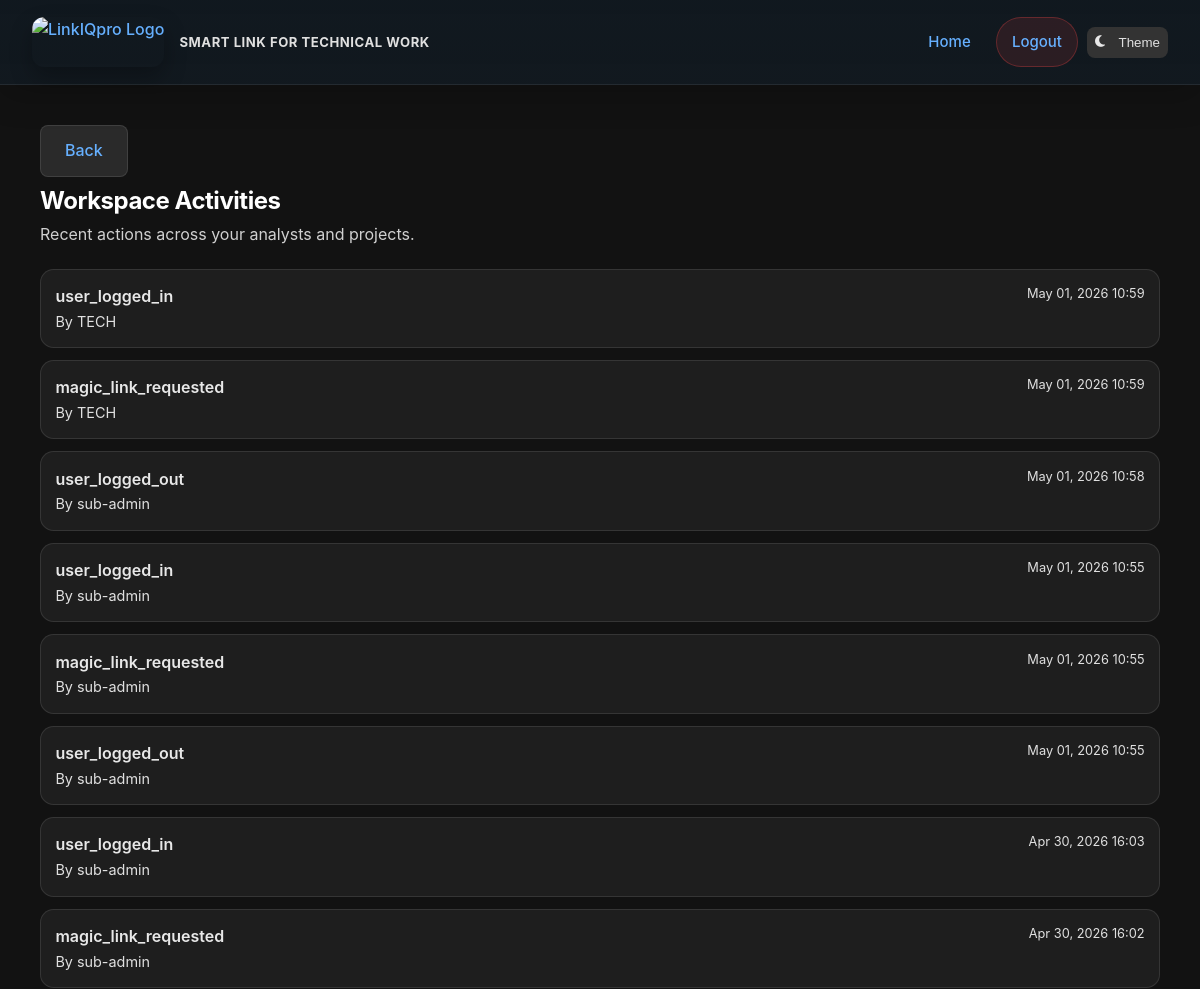
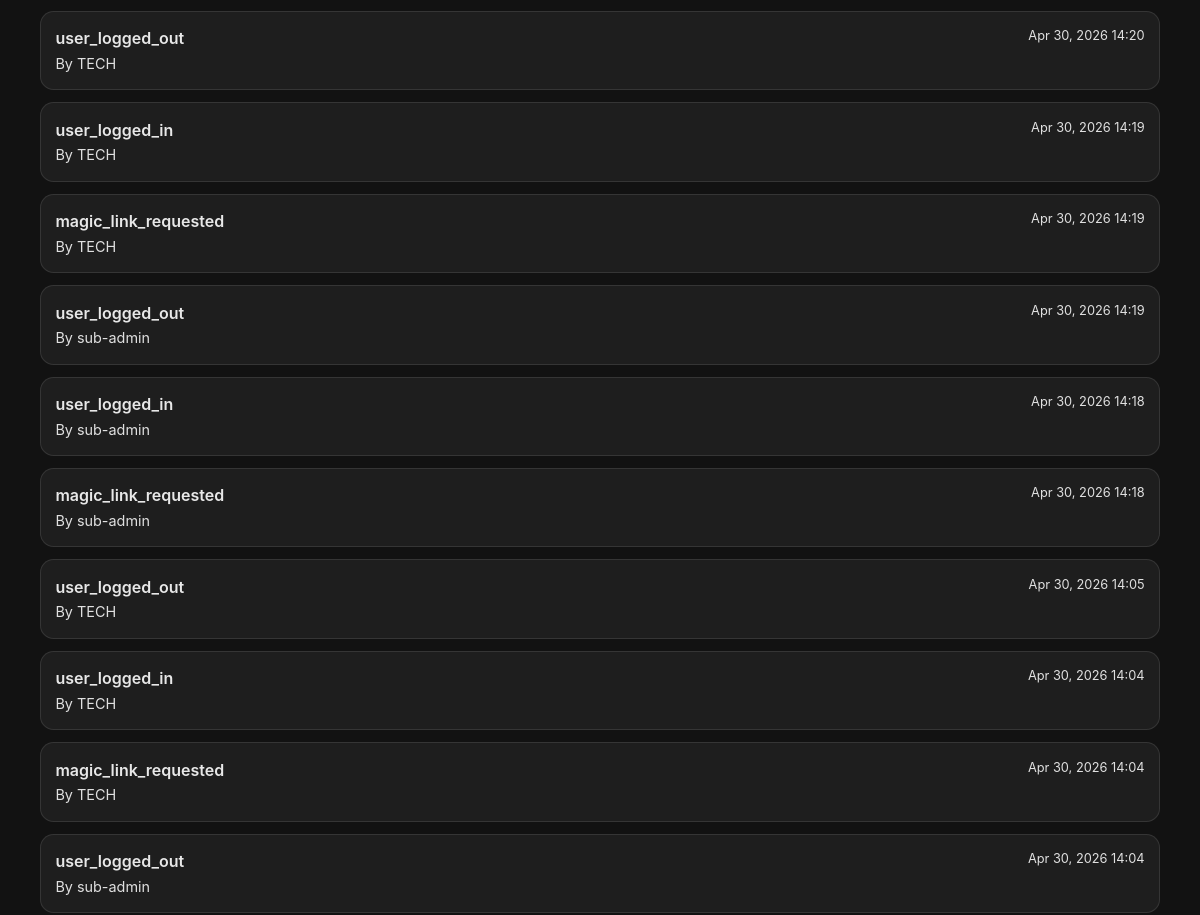
The page /dashboard/sub-admin/activities/ (signed in, upper part) on the database as committed earlier (2 pictures, top to bottom).
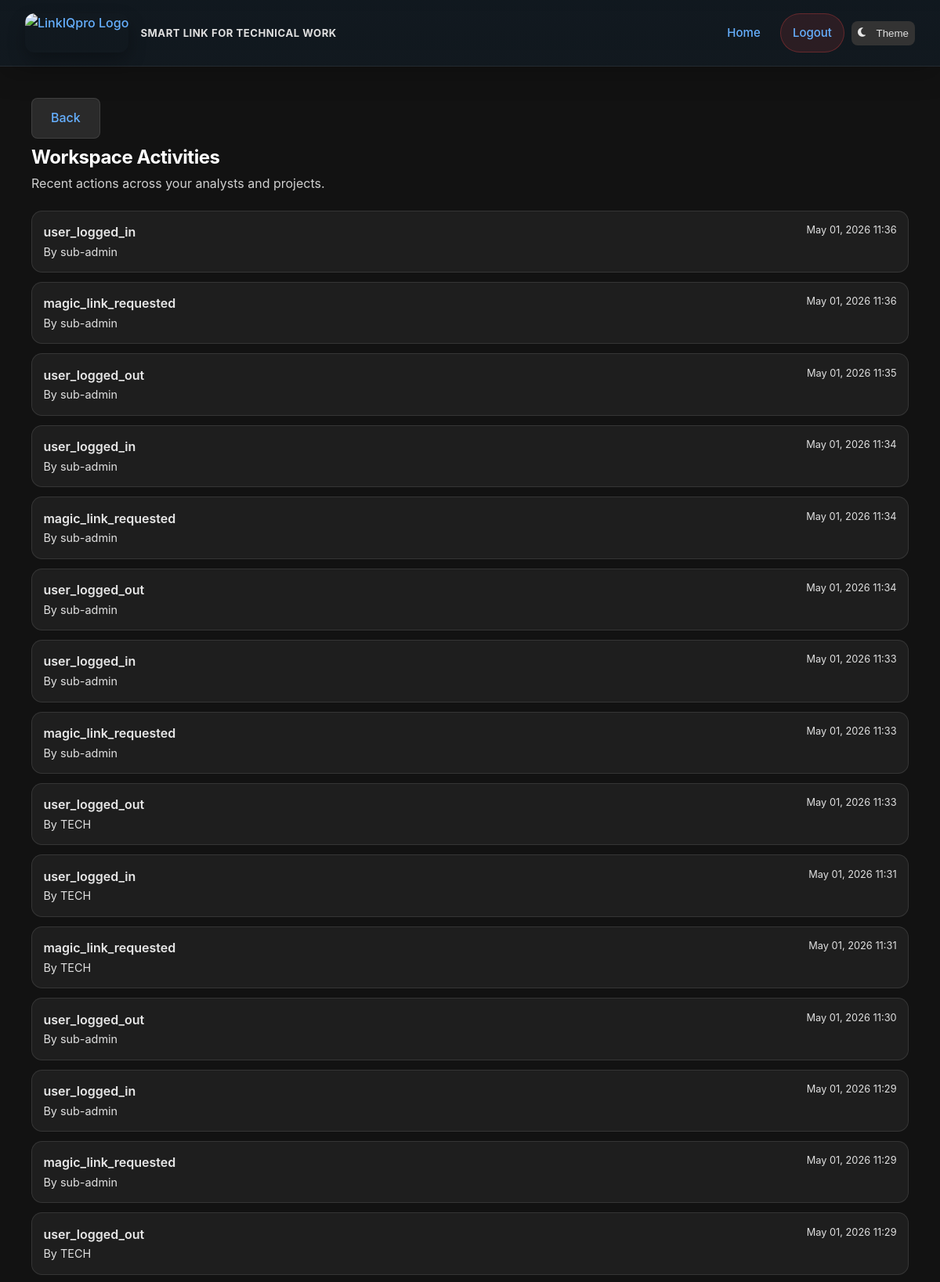
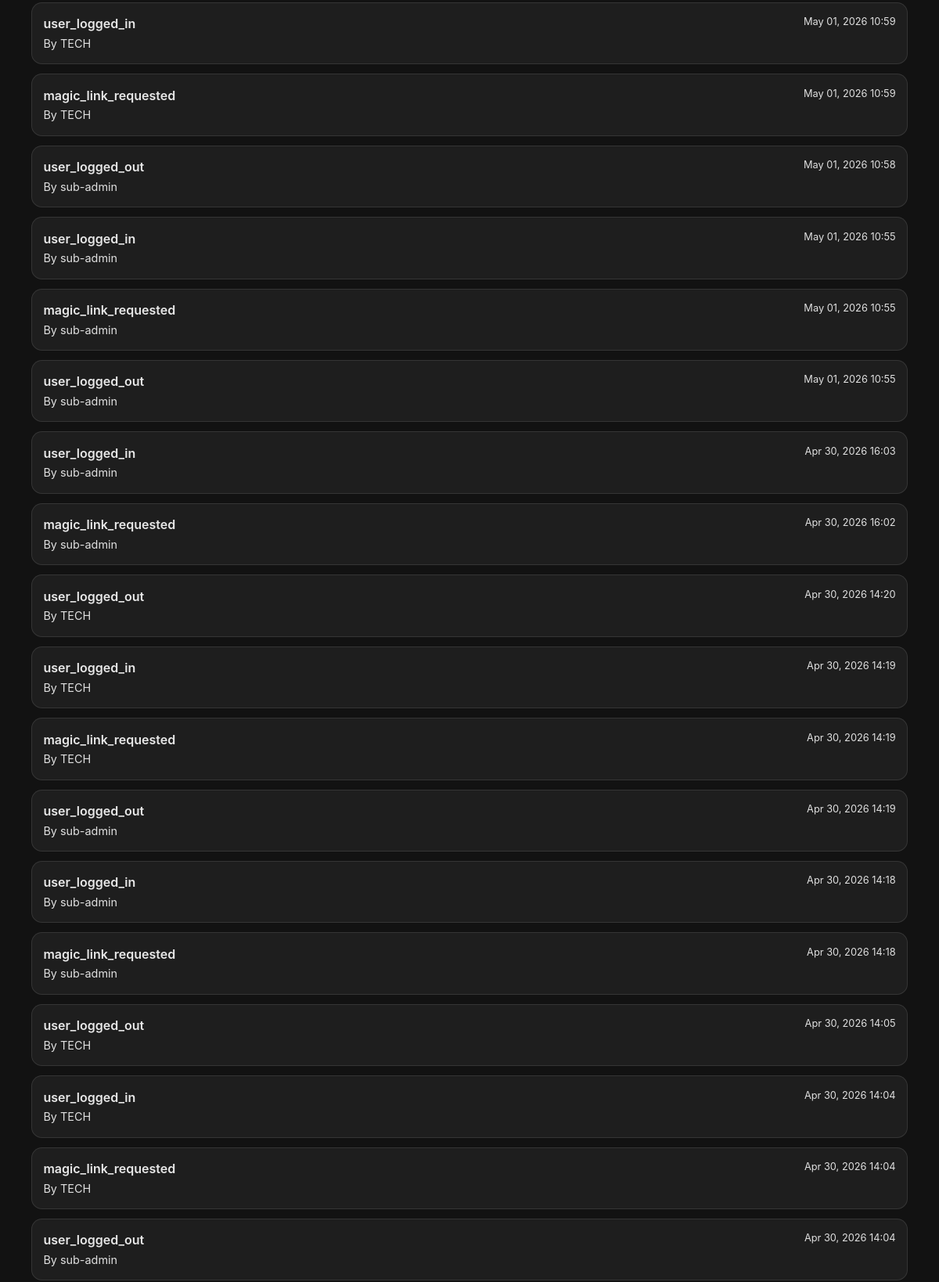
The same page on the database as committed later (2 pictures, top to bottom).
### apps/audit/models.py (models this page shows, shortened)
class AuditLog(models.Model):
    id = models.UUIDField(primary_key=True, default=uuid.uuid4, editable=False)
    user = models.ForeignKey(
        'users.PseudonymousUser',
        on_delete=models.SET_NULL,
        null=True, blank=True,
        related_name='audit_logs'
    )
    project = models.ForeignKey(
        'projects.Project',
        on_delete=models.CASCADE,
        null=True, blank=True,
        related_name='audit_logs'
    )
    milestone = models.ForeignKey(
        'projects.Milestone',
        on_delete=models.CASCADE,
        null=True, blank=True,
        related_name='audit_logs'
    )
    action = models.CharField(max_length=100)
    details = models.JSONField(default=dict)
    ip_address = models.GenericIPAddressField(null=True, blank=True)
    user_agent = models.TextField(null=True, blank=True)
    created_at = models.DateTimeField(auto_now_add=True)
    class Meta:
        ordering = ['-created_at']
        db_table = 'core_auditlog'

### apps/users/models.py (models this page shows, shortened)
class PseudonymousUser(models.Model):
    id = models.UUIDField(primary_key=True, default=uuid.uuid4, editable=False)
    alias = models.CharField(max_length=255, unique=True)
    email = models.EmailField(null=True, blank=True)  # Deprecated - kept for migration
    email_hash = models.CharField(max_length=64, null=True, blank=True, unique=True)
    password_hash = models.CharField(max_length=255, null=True, blank=True)
    magic_token = models.CharField(max_length=255, unique=True, null=True, blank=True)
    magic_token_expires = models.DateTimeField(null=True, blank=True)
    is_admin = models.BooleanField(default=False)
    is_sub_admin = models.BooleanField(default=False)
    is_analyst = models.BooleanField(default=False)
    is_active = models.BooleanField(default=True)
    is_staff = models.BooleanField(default=False)
    is_superuser = models.BooleanField(default=False)
    created_at = models.DateTimeField(auto_now_add=True)
    last_login = models.DateTimeField(null=True, blank=True)
    last_seen = models.DateTimeField(default=timezone.now)
    parent_admin = models.ForeignKey(
        'self',
        on_delete=models.SET_NULL,
        null=True,
        blank=True,
        related_name='managed_users'
    )
    class Meta:
        ordering = ['-created_at']
        db_table = 'core_pseudonymoususer'  # Keep existing table name
    @property
    def is_authenticated(self):
        return True

### apps/users/views.py (the view)
# urls.py: path('dashboard/sub-admin/activities/', views.sub_admin_activities, name='sub_admin_activities'),
@sub_admin_required
def sub_admin_activities(request):
    from django.db.models import Q
    from apps.audit.models import AuditLog
    logs = AuditLog.objects.filter(
        Q(project__tenant_admin=request.user) |
        Q(user__parent_admin=request.user) |
        Q(user=request.user)
    ).select_related('user', 'project').order_by('-created_at')[:100]
    return render(request, 'core/sub_admin_activities.html', {
        'user': request.user,
        'logs': logs,
    })

### core/context_processors.py (called while the page is built)
def chat_users(request):
    if request.user.is_authenticated:
        admins = PseudonymousUser.objects.filter(is_admin=True, is_active=True)
        return {
            'chat_admins': admins,
        }
    return {}

### templates/core/sub_admin_activities.html (shortened to what this page needs)
{% extends "base.html" %}
{% block content %}
<section class="head">
  <div>
    <a href="{% url 'core:sub_admin_dashboard' %}" class="btn btn-secondary">Back</a>
    <h1 style="margin:.65rem 0 0">Workspace Activities</h1>
    <p>Recent actions across your analysts and projects.</p>
  </div>
</section>
{% if logs %}
<section class="timeline">
  {% for log in logs %}
  <article class="event">
    <div class="row">
      <div class="a">{{ log.action }}</div>
      <div class="t">{{ log.created_at|date:"M d, Y H:i" }}</div>
    </div>
    <div class="m">By {{ log.user.alias|default:"System" }}{% if log.project %} • {{ log.project.project_id }}{% endif %}</div>
  </article>
  {% endfor %}
</section>
{% else %}
<section class="event"><div class="m">No activities recorded yet.</div></section>
{% endif %}
{% endblock %}

Rows that differ between the two databases and show on the page:
added AuditLog: action "user_logged_in", created_at "May 01, 2026 11:36", user.alias "sub-admin"
added AuditLog: action "magic_link_requested", created_at "May 01, 2026 11:36", user.alias "sub-admin"
added AuditLog: action "user_logged_out", created_at "May 01, 2026 11:35", user.alias "sub-admin"
added AuditLog: action "user_logged_in", created_at "May 01, 2026 11:34", user.alias "sub-admin"
added AuditLog: action "magic_link_requested", created_at "May 01, 2026 11:34", user.alias "sub-admin"
added AuditLog: action "user_logged_out", created_at "May 01, 2026 11:34", user.alias "sub-admin"
added AuditLog: action "user_logged_in", created_at "May 01, 2026 11:33", user.alias "sub-admin"
added AuditLog: action "magic_link_requested", created_at "May 01, 2026 11:33", user.alias "sub-admin"
added AuditLog: action "user_logged_out", created_at "May 01, 2026 11:33", user.alias "TECH"
added AuditLog: action "user_logged_in", created_at "May 01, 2026 11:31", user.alias "TECH"
added AuditLog: action "magic_link_requested", created_at "May 01, 2026 11:31", user.alias "TECH"
added AuditLog: action "user_logged_out", created_at "May 01, 2026 11:30", user.alias "sub-admin"
added AuditLog: action "user_logged_in", created_at "May 01, 2026 11:29", user.alias "sub-admin"
added AuditLog: action "magic_link_requested", created_at "May 01, 2026 11:29", user.alias "sub-admin"
added AuditLog: action "user_logged_out", created_at "May 01, 2026 11:29", user.alias "TECH"
